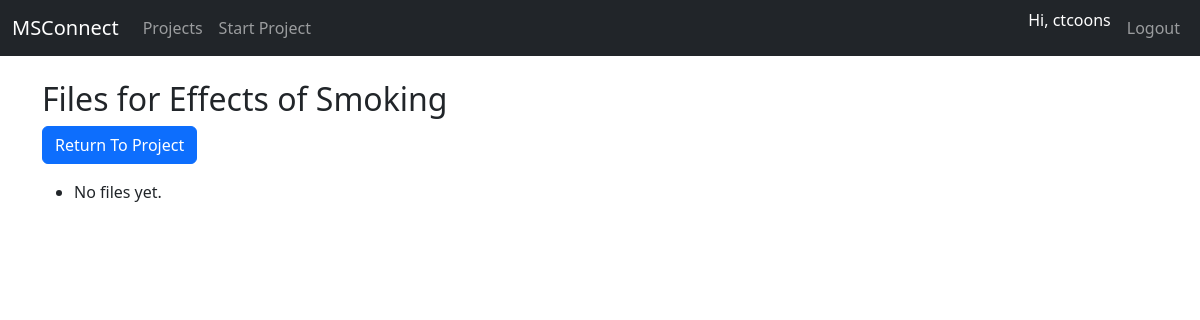
The page /project/4/files/ (signed in) on the database as committed earlier.
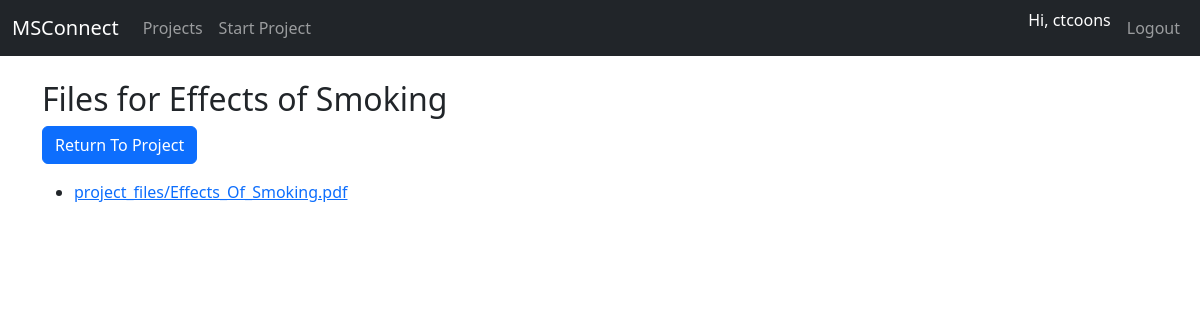
The same page on the database as committed later.
### core/models.py (models this page shows, shortened)
class ProjectFile(models.Model):
    VISIBILITY_CHOICES = [
        ("private", "Private"),
        ("public", "Public"),
    ]
    project = models.ForeignKey(ProjectData, on_delete=models.CASCADE, related_name="files")
    uploaded_by = models.ForeignKey(User, on_delete=models.CASCADE)
    file = models.FileField(upload_to="project_files/")
    visibility = models.CharField(max_length=10, choices=VISIBILITY_CHOICES, default="private")
    uploaded_at = models.DateTimeField(auto_now_add=True)

### core/views.py (the view, shortened to what this page needs)
# urls.py: path("project/<int:project_id>/files/", views.view_files, name="view_files"),
@login_required
def view_files(request, project_id):
    project = get_object_or_404(ProjectData, id=project_id)
    if request.user == project.owner:
        files = project.files.all()
    else:
        files = project.files.filter(visibility="public")
    form = None
    return render(request, "core/view_files.html", {
        "project": project,
        "files": files,
        "form": form,
    })

### core/models.py (called while the page is built)
    def is_owner(self, user):
        return self.owner == user

    def get_role(self, user):
        if self.is_owner(user):
            return "owner"
        membership = self.memberships.filter(user=user).first()
        return membership.role if membership else None

    def can_edit(self, user):
        return self.get_role(user) in ["owner", "collaborator"]

### core/templates/core/view_files.html (shortened to what this page needs)
{% extends "core/base.html" %}
{% block content %}
<h2>Files for {{ project.project_name }}</h2>
 <a href="{% url 'project_detail' project.id %}" class="btn btn-primary mb-3">
     Return To Project
 </a>
<ul>
  {% for file in files %}
    <li>
      <a href="{{ file.file.url }}" target="_blank">{{ file.file.name }}</a>
    </li>
  {% empty %}
    <li>No files yet.</li>
  {% endfor %}
</ul>
{% endblock %}

Rows that differ between the two databases and show on the page:
added ProjectFile: file.name "project_files/Effects_Of_Smoking.pdf"
Other text that changed with them:
text no longer shown: "No files yet."
